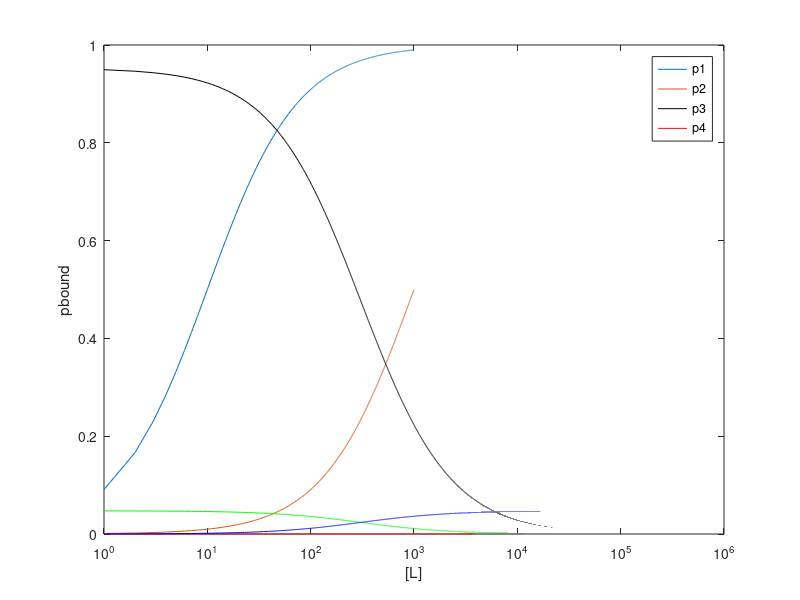

Here is the MATLAB script that generated this plot:
%% plot L / kD   (1 + L/kd)

c=1:1000; %concentration in nM
kd = 10;
plot(c, (c/kd) ./ (1 + (c/kd)));

hold on;
kd = 1000;
plot(c, (c/kd) ./ (1 + (c/kd)));

legend('10', '10000')
xlabel('concentration')
ylabel('pbound');


%% ion channel with 4 states

deltaE = 3; %kbt
deltaEBc = -5; % kbt
deltaEBo = -15; %kbt

omega = 1e9;
L= 0:10^6; 

z = exp(-deltaE) * (1 + (L./omega * exp(-deltaEBo)))...
    + (1 + (L./omega * exp(-deltaEBo)));

p1 = 1./z; % closed unbound 
p2 = L./omega * exp(-deltaEBc) ./ z; % closed and bound
p3 = exp(-deltaE) ./ z;
p4 = exp(-deltaE) * L./omega * exp(-deltaEBo) ./ z;% open and bound

semilogx(L,p1, '-k')
hold on
semilogx(L,p2, '-r')
semilogx(L,p3, '-g')
semilogx(L,p4, '-b')
xlabel('[L]')
legend('p1','p2','p3','p4')



